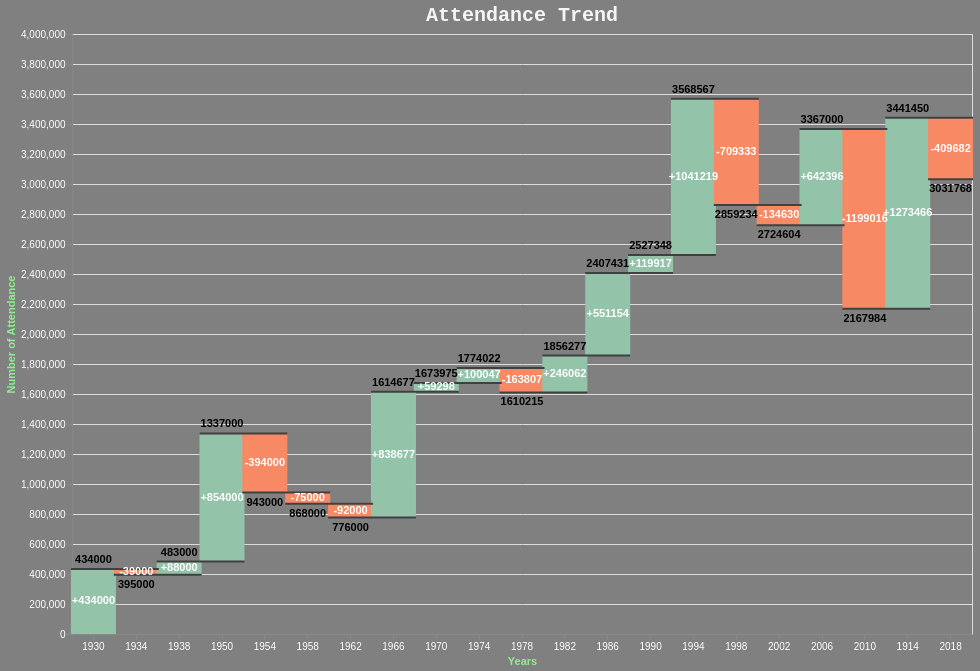

Describe this chart as a Vega-Lite specification.
### Vega-Lite specification from a JSON file in a GitHub repository (floating-point values rounded to 4 significant figures)
{"$schema": "https://vega.github.io/schema/vega-lite/v5.json", "data": {"values": [{"label": "1930", "amount": 434000}, {"label": "1934", "amount": -39000}, {"label": "1938", "amount": 88000}, {"label": "1950", "amount": 854000}, {"label": "1954", "amount": -394000}, {"label": "1958", "amount": -75000}, {"label": "1962", "amount": -92000}, {"label": "1966", "amount": 838677}, {"label": "1970", "amount": 59298}, {"label": "1974", "amount": 100047}, {"label": "1978", "amount": -163807}, {"label": "1982", "amount": 246062}, {"label": "1986", "amount": 551154}, {"label": "1990", "amount": 119917}, {"label": "1994", "amount": 1041219}, {"label": "1998", "amount": -709333}, {"label": "2002", "amount": -134630}, {"label": "2006", "amount": 642396}, {"label": "2010", "amount": -1199016}, {"label": "1914", "amount": 1273466}, {"label": "2018", "amount": -409682}]}, "background": "grey", "title": "Attendance Trend ", "width": 900, "height": 600, "transform": [{"window": [{"op": "sum", "field": "amount", "as": "sum"}]}, {"window": [{"op": "lead", "field": "label", "as": "lead"}]}, {"calculate": "datum.lead === null ? datum.label : datum.lead", "as": "lead"}, {"calculate": "datum.label === 'End' ? 0 : datum.sum - datum.amount", "as": "previous_sum"}, {"calculate": "datum.label === 'End' ? datum.sum : datum.amount", "as": "amount"}, {"calculate": "(datum.label !== 'Begin' && datum.label !== 'End' && datum.amount > 0 ? '+' : '') + datum.amount", "as": "text_amount"}, {"calculate": "(datum.sum + datum.previous_sum) / 2", "as": "center"}, {"calculate": "datum.sum < datum.previous_sum ? datum.sum : ''", "as": "sum_dec"}, {"calculate": "datum.sum > datum.previous_sum ? datum.sum : ''", "as": "sum_inc"}], "encoding": {"x": {"field": "label", "type": "ordinal", "sort": null, "axis": {"labelAngle": 0, "title": "Years"}}}, "layer": [{"mark": {"type": "bar", "size": 45}, "encoding": {"y": {"field": "previous_sum", "type": "quantitative", "title": "Number of Attendance"}, "y2": {"field": "sum"}, "color": {"condition": [{"test": "datum.label === 'Begin' || datum.label === 'End'", "value": "#f7e0b6"}, {"test": "datum.sum < datum.previous_sum", "value": "#f78a64"}], "value": "#93c4aa"}}}, {"mark": {"type": "rule", "color": "#404040", "opacity": 1, "strokeWidth": 2, "xOffset": -22.5, "x2Offset": 22.5}, "encoding": {"x2": {"field": "lead"}, "y": {"field": "sum", "type": "quantitative"}}}, {"mark": {"type": "text", "dy": -4, "baseline": "bottom"}, "encoding": {"y": {"field": "sum_inc", "type": "quantitative"}, "text": {"field": "sum_inc", "type": "nominal"}}}, {"mark": {"type": "text", "dy": 4, "baseline": "top"}, "encoding": {"y": {"field": "sum_dec", "type": "quantitative"}, "text": {"field": "sum_dec", "type": "nominal"}}}, {"mark": {"type": "text", "fontWeight": "bold", "baseline": "middle"}, "encoding": {"y": {"field": "center", "type": "quantitative"}, "text": {"field": "text_amount", "type": "nominal"}, "color": {"condition": [{"test": "datum.label === 'Begin' || datum.label === 'End'", "value": "#725a30"}], "value": "white"}}}], "config": {"text": {"fontWeight": "bold", "color": "black"}, "title": {"font": "courier new", "fontSize": 20, "color": "whitesmoke"}, "axis": {"labelColor": "white", "titleColor": "lightgreen"}}}
